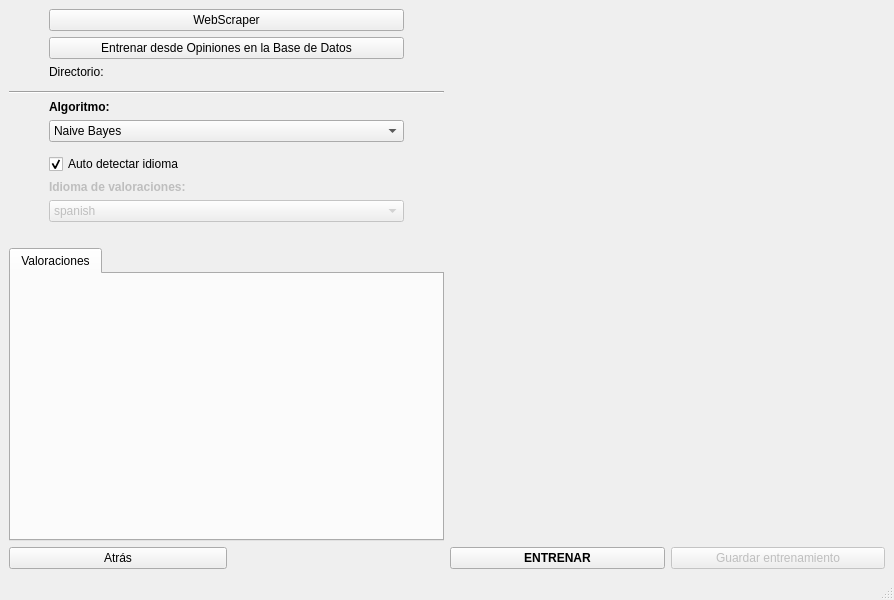
<?xml version="1.0" encoding="UTF-8"?>
<ui version="4.0">
 <class>MainWindow</class>
 <widget class="QMainWindow" name="MainWindow">
  <property name="enabled">
   <bool>true</bool>
  </property>
  <property name="geometry">
   <rect>
    <x>0</x>
    <y>0</y>
    <width>894</width>
    <height>600</height>
   </rect>
  </property>
  <property name="sizePolicy">
   <sizepolicy hsizetype="Fixed" vsizetype="Expanding">
    <horstretch>0</horstretch>
    <verstretch>0</verstretch>
   </sizepolicy>
  </property>
  <property name="minimumSize">
   <size>
    <width>720</width>
    <height>500</height>
   </size>
  </property>
  <property name="windowTitle">
   <string>Fase de entrenamiento</string>
  </property>
  <widget class="QWidget" name="widget">
   <layout class="QGridLayout" name="gridLayout_2">
    <item row="3" column="0">
     <layout class="QGridLayout" name="gridLayout_13">
      <item row="0" column="0">
       <widget class="QTabWidget" name="valoraciones_tab">
        <property name="sizePolicy">
         <sizepolicy hsizetype="Expanding" vsizetype="Expanding">
          <horstretch>0</horstretch>
          <verstretch>0</verstretch>
         </sizepolicy>
        </property>
        <property name="currentIndex">
         <number>0</number>
        </property>
        <widget class="QWidget" name="widget">
         <attribute name="title">
          <string>Valoraciones</string>
         </attribute>
        </widget>
       </widget>
      </item>
     </layout>
    </item>
    <item row="4" column="0" rowspan="3">
     <layout class="QGridLayout" name="gridLayout_4">
      <item row="0" column="0">
       <widget class="QPushButton" name="btn_atras">
        <property name="sizePolicy">
         <sizepolicy hsizetype="Expanding" vsizetype="Fixed">
          <horstretch>0</horstretch>
          <verstretch>0</verstretch>
         </sizepolicy>
        </property>
        <property name="text">
         <string>Atrás</string>
        </property>
       </widget>
      </item>
      <item row="0" column="1">
       <spacer name="horizontalSpacer_3">
        <property name="orientation">
         <enum>Qt::Horizontal</enum>
        </property>
        <property name="sizeHint" stdset="0">
         <size>
          <width>40</width>
          <height>20</height>
         </size>
        </property>
       </spacer>
      </item>
     </layout>
    </item>
    <item row="0" column="0">
     <layout class="QGridLayout" name="gridLayout_6">
      <item row="0" column="2" rowspan="4">
       <spacer name="horizontalSpacer">
        <property name="orientation">
         <enum>Qt::Horizontal</enum>
        </property>
        <property name="sizeType">
         <enum>QSizePolicy::Fixed</enum>
        </property>
        <property name="sizeHint" stdset="0">
         <size>
          <width>40</width>
          <height>20</height>
         </size>
        </property>
       </spacer>
      </item>
      <item row="0" column="1">
       <widget class="QPushButton" name="btn_directorio">
        <property name="text">
         <string>WebScraper</string>
        </property>
       </widget>
      </item>
      <item row="2" column="1">
       <widget class="QLabel" name="directorio_text">
        <property name="text">
         <string>Directorio:</string>
        </property>
       </widget>
      </item>
      <item row="0" column="0" rowspan="4">
       <spacer name="horizontalSpacer_2">
        <property name="orientation">
         <enum>Qt::Horizontal</enum>
        </property>
        <property name="sizeType">
         <enum>QSizePolicy::Fixed</enum>
        </property>
        <property name="sizeHint" stdset="0">
         <size>
          <width>40</width>
          <height>20</height>
         </size>
        </property>
       </spacer>
      </item>
      <item row="1" column="1">
       <widget class="QPushButton" name="btn_entrenarSQL">
        <property name="text">
         <string>Entrenar desde Opiniones en la Base de Datos</string>
        </property>
       </widget>
      </item>
     </layout>
    </item>
    <item row="4" column="1" rowspan="3">
     <layout class="QGridLayout" name="gridLayout_3">
      <item row="0" column="0">
       <widget class="QPushButton" name="btn_entrenar">
        <property name="font">
         <font>
          <weight>75</weight>
          <bold>true</bold>
         </font>
        </property>
        <property name="text">
         <string>ENTRENAR</string>
        </property>
       </widget>
      </item>
      <item row="0" column="1">
       <widget class="QPushButton" name="btn_guardar">
        <property name="enabled">
         <bool>false</bool>
        </property>
        <property name="text">
         <string>Guardar entrenamiento</string>
        </property>
       </widget>
      </item>
     </layout>
    </item>
    <item row="2" column="0">
     <layout class="QGridLayout" name="gridLayout_5">
      <item row="4" column="1">
       <widget class="QLabel" name="idioma_text">
        <property name="enabled">
         <bool>false</bool>
        </property>
        <property name="sizePolicy">
         <sizepolicy hsizetype="Preferred" vsizetype="Fixed">
          <horstretch>0</horstretch>
          <verstretch>0</verstretch>
         </sizepolicy>
        </property>
        <property name="font">
         <font>
          <weight>75</weight>
          <bold>true</bold>
         </font>
        </property>
        <property name="text">
         <string>Idioma de valoraciones:</string>
        </property>
       </widget>
      </item>
      <item row="1" column="0" rowspan="5">
       <spacer name="verticalSpacer_2">
        <property name="orientation">
         <enum>Qt::Horizontal</enum>
        </property>
        <property name="sizeType">
         <enum>QSizePolicy::Fixed</enum>
        </property>
        <property name="sizeHint" stdset="0">
         <size>
          <width>40</width>
          <height>20</height>
         </size>
        </property>
       </spacer>
      </item>
      <item row="1" column="1">
       <widget class="QComboBox" name="comboBox_algoritmo">
        <item>
         <property name="text">
          <string>Naive Bayes</string>
         </property>
        </item>
        <item>
         <property name="text">
          <string>Random Forest</string>
         </property>
        </item>
        <item>
         <property name="text">
          <string>Regresión Logistica</string>
         </property>
        </item>
        <item>
         <property name="text">
          <string>Árbol de decisión</string>
         </property>
        </item>
        <item>
         <property name="text">
          <string>SVM</string>
         </property>
        </item>
        <item>
         <property name="text">
          <string>KNN</string>
         </property>
        </item>
       </widget>
      </item>
      <item row="5" column="1">
       <widget class="QComboBox" name="comboBox_idioma">
        <property name="enabled">
         <bool>false</bool>
        </property>
        <item>
         <property name="text">
          <string>spanish</string>
         </property>
        </item>
        <item>
         <property name="text">
          <string>english</string>
         </property>
        </item>
        <item>
         <property name="text">
          <string>french</string>
         </property>
        </item>
        <item>
         <property name="text">
          <string>german</string>
         </property>
        </item>
        <item>
         <property name="text">
          <string>italian</string>
         </property>
        </item>
        <item>
         <property name="text">
          <string>portuguese</string>
         </property>
        </item>
        <item>
         <property name="text">
          <string>russian</string>
         </property>
        </item>
        <item>
         <property name="text">
          <string>swedish</string>
         </property>
        </item>
        <item>
         <property name="text">
          <string>hungarian</string>
         </property>
        </item>
        <item>
         <property name="text">
          <string>danish</string>
         </property>
        </item>
        <item>
         <property name="text">
          <string>dutch</string>
         </property>
        </item>
        <item>
         <property name="text">
          <string>finnish</string>
         </property>
        </item>
       </widget>
      </item>
      <item row="1" column="2" rowspan="5">
       <spacer name="verticalSpacer">
        <property name="orientation">
         <enum>Qt::Horizontal</enum>
        </property>
        <property name="sizeType">
         <enum>QSizePolicy::Fixed</enum>
        </property>
        <property name="sizeHint" stdset="0">
         <size>
          <width>40</width>
          <height>20</height>
         </size>
        </property>
       </spacer>
      </item>
      <item row="0" column="1">
       <widget class="QLabel" name="label_2">
        <property name="font">
         <font>
          <weight>75</weight>
          <bold>true</bold>
         </font>
        </property>
        <property name="text">
         <string>Algoritmo:</string>
        </property>
       </widget>
      </item>
      <item row="6" column="1">
       <spacer name="horizontalSpacer_4">
        <property name="orientation">
         <enum>Qt::Horizontal</enum>
        </property>
        <property name="sizeHint" stdset="0">
         <size>
          <width>40</width>
          <height>20</height>
         </size>
        </property>
       </spacer>
      </item>
      <item row="3" column="1">
       <widget class="QCheckBox" name="checkBox_detectarIdioma">
        <property name="text">
         <string>Auto detectar idioma</string>
        </property>
        <property name="checked">
         <bool>true</bool>
        </property>
       </widget>
      </item>
     </layout>
    </item>
    <item row="0" column="1" rowspan="4">
     <widget class="QWidget" name="panelEstadistica" native="true">
      <property name="sizePolicy">
       <sizepolicy hsizetype="Expanding" vsizetype="Preferred">
        <horstretch>0</horstretch>
        <verstretch>0</verstretch>
       </sizepolicy>
      </property>
     </widget>
    </item>
    <item row="1" column="0">
     <widget class="Line" name="line">
      <property name="orientation">
       <enum>Qt::Horizontal</enum>
      </property>
     </widget>
    </item>
   </layout>
  </widget>
  <widget class="QStatusBar" name="statusbar"/>
 </widget>
 <resources/>
 <connections/>
</ui>
